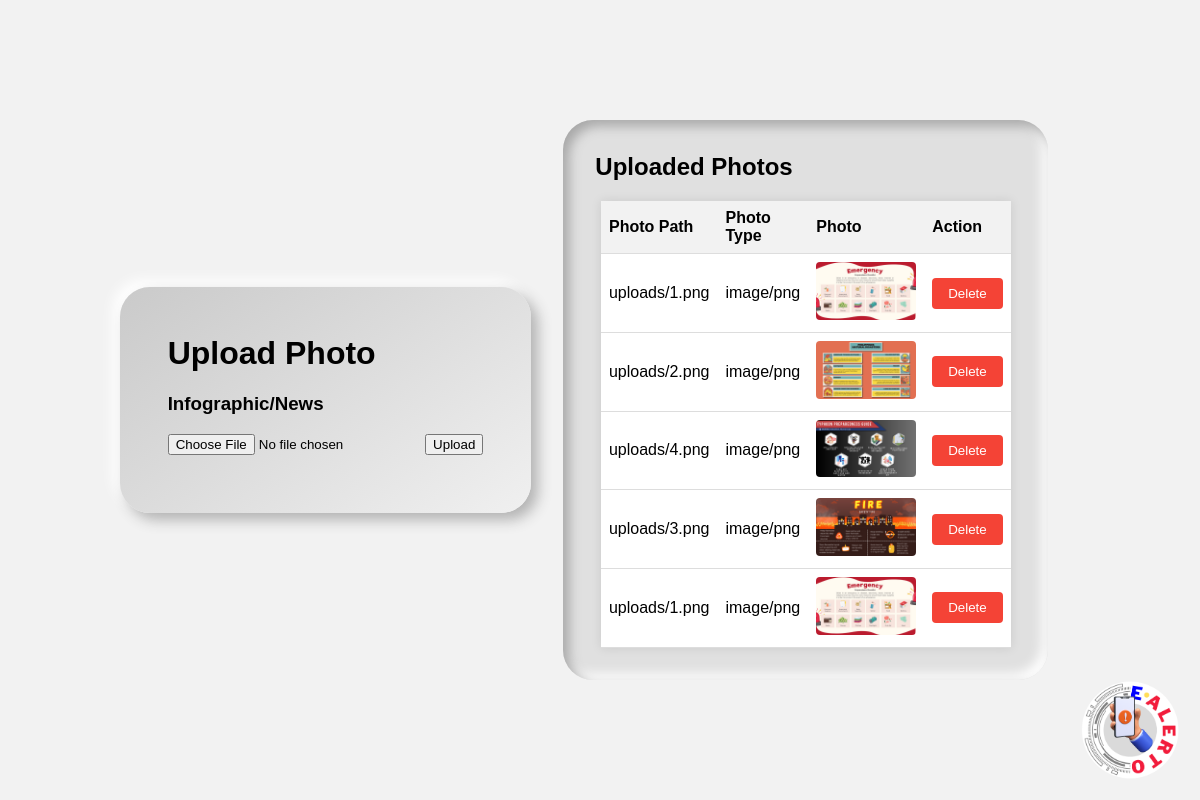
Before: / with the older database file.
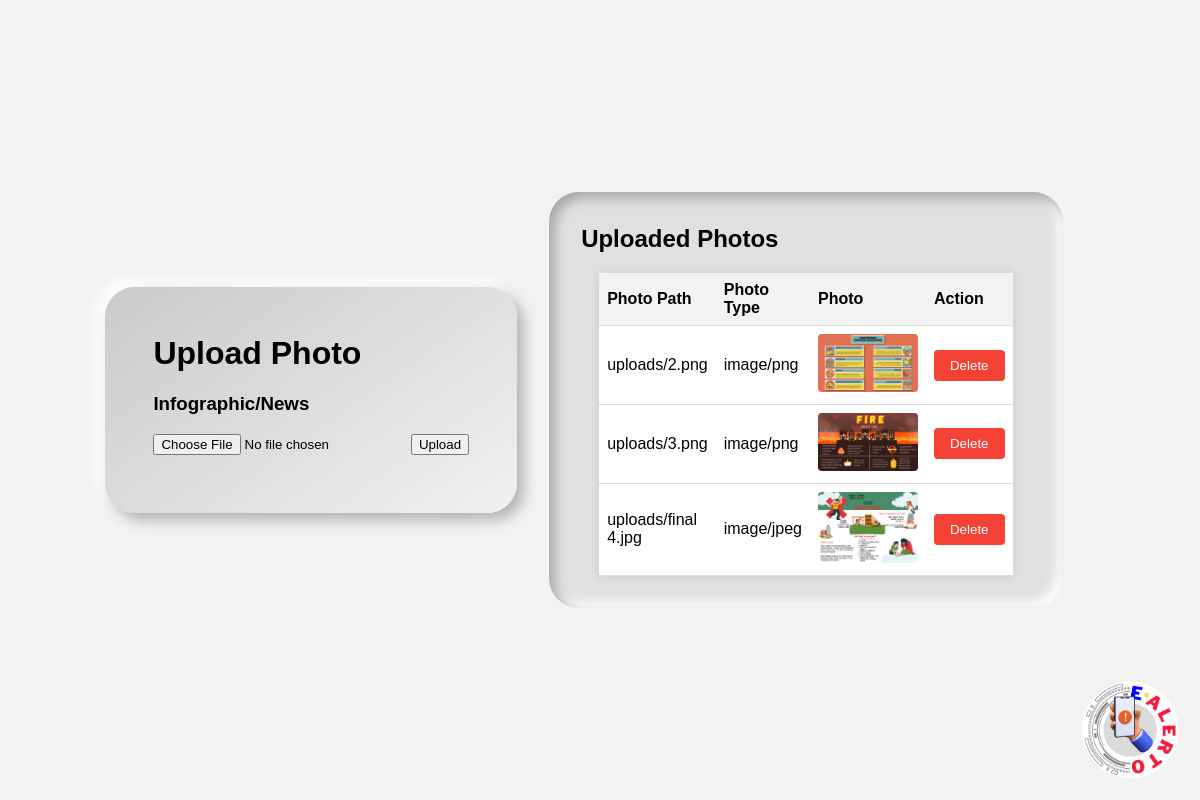
After: the same page with the newer database file.
### tables this page shows
CREATE TABLE `photos` (
  `photo_id` int(11) NOT NULL,
  `photo_path` varchar(255) NOT NULL,
  `photo_type` varchar(255) NOT NULL
);

### index.php (the view, shortened to what this page needs)
<?php
$db_host = 'localhost';
$db_username = 'root';
$db_password = '';
$db_name = 'user_db';
$conn = new mysqli($db_host, $db_username, $db_password, $db_name);
$sql = "SELECT photo_id, photo_path, photo_type FROM photos";
$result = $conn->query($sql);
$photos = array();
if ($result->num_rows > 0) {
    while ($row = $result->fetch_assoc()) {
        $photos[] = $row;
    }
}
?>
<!DOCTYPE html>
<html lang="en">
<head>
<link rel="stylesheet" href="css/index.css">
</head>
<body>
    <div class="con">
<div class="upload1">
    <h1>Upload Photo</h1>
    <label for="photo" class="upload-btn"><h3>Infographic/News</h3></label>
    <form id="uploadForm" enctype="multipart/form-data">
        <input type="file" name="photo" id="photo">
        <button type="submit" id="uploadButton">Upload</button>
    </form>
</div>
</div>
<div class="tab">
        <div class="d">
            <h2>Uploaded Photos</h2>
        </div>
        <table>
            <tr>
                <th>Photo Path</th>
                <th>Photo Type</th>
                <th>Photo</th>
                <th>Action</th>
            </tr>
            <?php foreach ($photos as $photo) : ?>
                <tr>
                    <td><?php echo $photo['photo_path']; ?></td>
                    <td><?php echo $photo['photo_type']; ?></td>
                    <td><img src="<?php echo $photo['photo_path']; ?>" alt="Uploaded Photo"></td>
                    <td>
                        <form method="post" action="<?php echo htmlspecialchars($_SERVER["PHP_SELF"]); ?>">
                            <button type="submit" class="delete-btn">Delete</button>
                        </form>
                    </td>
                </tr>
            <?php endforeach; ?>
        </table>
    </div>
    <a href="admin_interface.php" class="scroll-button"><img src="assets/newlogo.png" alt=""></a>
</body>
</html>

### css/index.css (style rules this page uses)
body { font-family: Arial, sans-serif; background-color: #f2f2f2; margin: 0; padding: 0; display: flex; justify-content: center; align-items: center; height: 100vh; }
.con { display: flex; flex-direction: row; justify-content: start; padding: 3rem; border-radius: 30px; background: linear-gradient(145deg, #cacaca, #f0f0f0); box-shadow: 7px 7px 14px #b3b3b3, -7px -7px 14px #ffffff; }
h1 { margin-top: 0; }
a { justify-content: start; }
.tab { border-radius: 30px; background: #e0e0e0; box-shadow: inset 6px 6px 12px #a8a8a8, inset -6px -6px 12px #ffffff; margin: 2rem; padding: 2rem; }
h2 { text-align: center; margin-top: 1px; }
table { margin: 0 auto; border-collapse: collapse; width: 90%; background-color: #fff; box-shadow: 0 0 10px rgba(0, 0, 0, 0.1); }
th, td { border-bottom: 1px solid #ddd; padding: 8px; text-align: left; }
th { background-color: #f2f2f2; }
img { max-width: 100px; max-height: 100px; border-radius: 4px; }
.delete-btn { background-color: #f44336; color: white; border: none; padding: 8px 16px; border-radius: 4px; cursor: pointer; transition: background-color 0.3s; }
a { display: block; text-align: center; margin-top: 20px; color: #008CBA; text-decoration: none; transition: color 0.3s; }
.d { display: flex; flex-direction: column; justify-content: start; align-items: start; }
.scroll-button { position: fixed; bottom: 20px; right: 20px; width: 100px; height: 100px; color: white; border: none; border-radius: 50%; cursor: pointer; animation: spin 10s linear infinite; }
.scroll-button img { height: 100px; }

Changed rows visible on the page:
removed photos: photo_path "uploads/1.png", photo_type "image/png", photo_path (picture)
removed photos: photo_path "uploads/4.png", photo_type "image/png", photo_path (picture)
removed photos: photo_path "uploads/1.png", photo_type "image/png", photo_path (picture)
added photos: photo_path "uploads/final 4.jpg", photo_type "image/jpeg", photo_path (picture)
